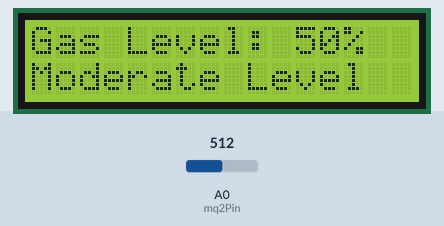
The sketch below on a simulated Arduino Uno, built with avr-gcc and run on an emulated ATmega328P. Parts: 16×2 character LCD. The test bench sets the inputs (shaded band); at power-on: A0 (mq2Pin) = 512.

Above: at 3.2 s.
3.3 s: A0 (mq2Pin) set to 613
At 4.7 s:
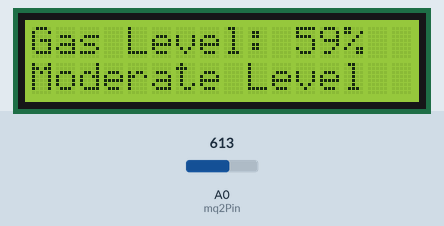
5.2 s: A0 (mq2Pin) set to 631
At 5.8 s:
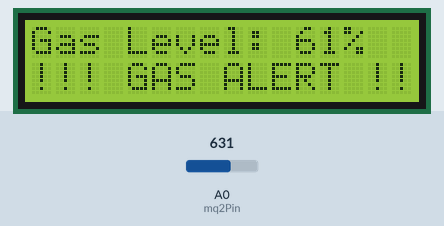
6.8 s: A0 (mq2Pin) set to 511
At 8.0 s:
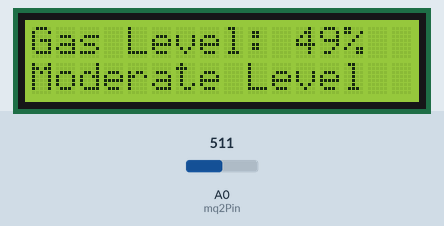
8.3 s: A0 (mq2Pin) set to 335
At 9.0 s:
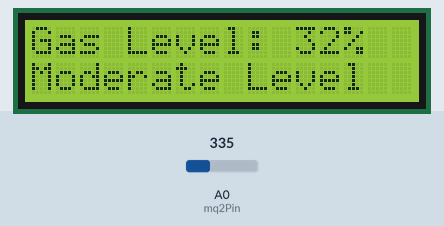
9.9 s: A0 (mq2Pin) set to 305
At 11.2 s:
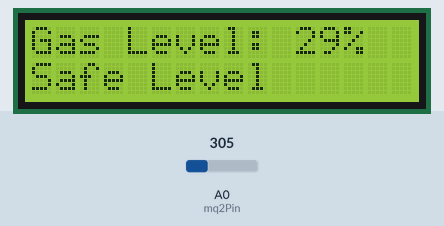
Timing chart, 0 to 12.5 s (numbered marks = the images above; inputs shaded):
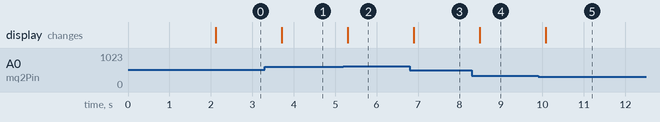

The sketch:

mq2_and_liquid_crystal_display.ino
```cpp
#include <Wire.h>
#include <LiquidCrystal_I2C.h>

LiquidCrystal_I2C lcd(0x27, 16, 2);  // LCD I2C address 0x27 or 0x3F

int mq2Pin = A0;   // MQ2 analog output connected to A0
int gasValue = 0;
int gasPercent = 0;

void setup() {
  lcd.begin(16, 2);          // Initialize LCD
  lcd.backlight();     // Turn on LCD backlight
  lcd.clear();
  lcd.setCursor(0, 0);
  lcd.print("Gas Detector");
  delay(2000);
  lcd.clear();
}

void loop() {
  gasValue = analogRead(mq2Pin);               // Read sensor value (0–1023)
  gasPercent = map(gasValue, 0, 1023, 0, 100); // Convert to percentage (0–100%)

  lcd.setCursor(0, 0);
  lcd.print("Gas Level: ");
  lcd.print(gasPercent);
  lcd.print("%  "); // spaces clear old digits

  lcd.setCursor(0, 1);
  if (gasPercent > 60) {
    lcd.print("!!! GAS ALERT !!!");
  } else if (gasPercent > 30) {
    lcd.print("Moderate Level  ");
  } else {
    lcd.print("Safe Level      ");
  }

  delay(500);
}
```

Measured:
- the behaviour switches between 624 and 625 on A0 (mq2Pin) (found by bisection; images 1 and 2)
- the behaviour switches between 318 and 317 on A0 (mq2Pin) (found by bisection; images 4 and 5)
- after the input at 3.3 s, the display: changes after 0.41 s (image 1)
- after the input at 5.2 s, the display: changes after 0.10 s (image 2)
- after the input at 6.8 s, the display: changes after 0.10 s (image 3)
- after the input at 8.3 s, the display: changes after 0.19 s (image 4)
- after the input at 9.9 s, the display: changes after 0.18 s (image 5)
